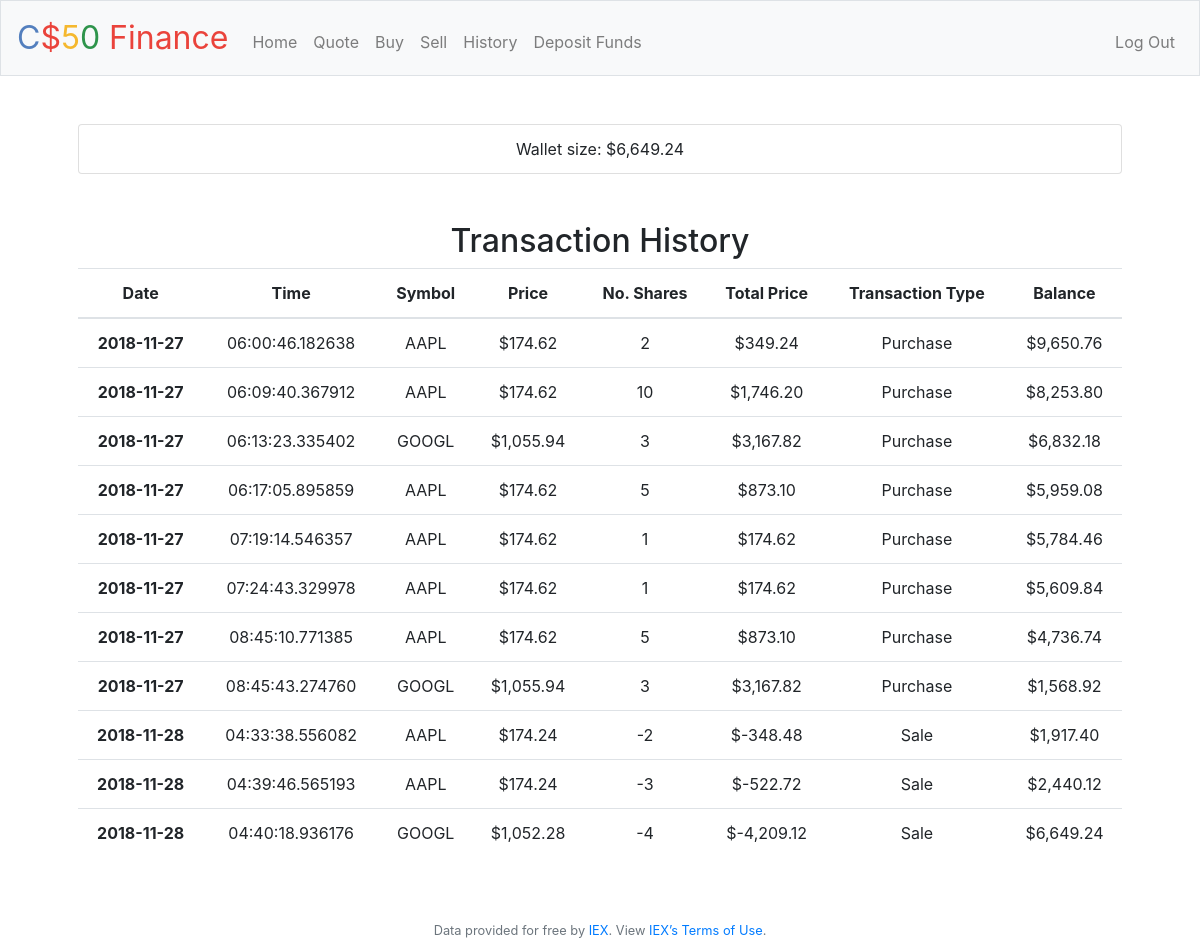
Screenshot of /history (signed in) with the database file from the repository.
### tables this page shows
CREATE TABLE 'users' ('id' INTEGER PRIMARY KEY AUTOINCREMENT NOT NULL, 'username' TEXT NOT NULL, 'hash' TEXT NOT NULL, 'cash' NUMERIC NOT NULL DEFAULT 10000.00 );

CREATE TABLE 'transactions' ( "transaction_id" INTEGER PRIMARY KEY, "id" INTEGER NOT NULL, "date" DATE NOT NULL, "time" TIME NOT NULL, "symbol" TEXT NOT NULL,'stock_price' numeric NOT NULL, "num_shares" INTEGER NOT NULL,'total_price' numeric NOT NULL, "transaction_type" INTEGER NOT NULL,'balance' numeric NOT NULL, FOREIGN KEY(id) REFERENCES users(id) );

### application.py (the view)
@app.route("/history")
@login_required
def history():
    id = session["user_id"][0]["id"]
    wallet = db.execute("SELECT cash FROM users WHERE id = :id", id=id)
    balance = wallet[0]["cash"]
    history = db.execute("""
        SELECT date, time, symbol, stock_price, num_shares, total_price, transaction_type, balance
        FROM transactions
        WHERE id=:id""", id=id)
    index = []
    for i, v in enumerate(history):
        index.append(i)
    return render_template("history.html", usd = usd, balance = balance, history = history, index = index )

### application.py (called while the page is built)
@app.after_request
def after_request(response):
    response.headers["Cache-Control"] = "no-cache, no-store, must-revalidate"
    response.headers["Expires"] = 0
    response.headers["Pragma"] = "no-cache"
    return response

### helpers.py (called while the page is built)
def login_required(f):
    @wraps(f)
    def decorated_function(*args, **kwargs):
        if session.get("user_id") is None:
            return redirect("/login")
        return f(*args, **kwargs)
    return decorated_function

def usd(value):
    return f"${value:,.2f}"

### templates/history.html (shortened to what this page needs)
{% extends "layout.html" %}
{% block main %}
    <ul class="list-group">
        <li class="list-group-item">Wallet size: {{ usd(balance) }}</li>
    </ul><br><br>
    <h2>Transaction History</h2>
    <table class="table">
        <thead>
            <tr>
                <th scope="col">Date</th>
                <th scope="col">Time</th>
                <th scope="col">Symbol</th>
                <th scope="col">Price</th>
                <th scope="col">No. Shares</th>
                <th scope="col">Total Price</th>
                <th scope="col">Transaction Type</th>
                <th scope="col">Balance</th>
            </tr>
        </thead>
        <tbody>
            {% for row in index %}
            <tr>
                <th scope="row">{{ history[row]["date"] }}</th>
                <td>{{ history[row]["time"] }}</td>
                <td>{{ history[row]["symbol"] }}</td>
                <td>{{ usd(history[row]["stock_price"]) }}</td>
                <td>{{ history[row]["num_shares"] }}</td>
                <td>{{ usd(history[row]["total_price"]) }}</td>
                <td>{{ history[row]["transaction_type"] }}</td>
                <td>{{ usd(history[row]["balance"]) }}</td>
            </tr>
            {% endfor %}
        </tbody>
    </table>
{% endblock %}

### rows the page displays
users: cash "$6,649.24"
transactions: date "2018-11-27", time "06:00:46.182638", symbol "AAPL", stock_price "$174.62", num_shares "2", total_price "$349.24", transaction_type "Purchase", balance "$9,650.76"
transactions: date "2018-11-27", time "06:09:40.367912", symbol "AAPL", stock_price "$174.62", num_shares "10", total_price "$1,746.20", transaction_type "Purchase", balance "$8,253.80"
transactions: date "2018-11-27", time "06:13:23.335402", symbol "GOOGL", stock_price "$1,055.94", num_shares "3", total_price "$3,167.82", transaction_type "Purchase", balance "$6,832.18"
transactions: date "2018-11-27", time "06:17:05.895859", symbol "AAPL", stock_price "$174.62", num_shares "5", total_price "$873.10", transaction_type "Purchase", balance "$5,959.08"
transactions: date "2018-11-27", time "07:19:14.546357", symbol "AAPL", stock_price "$174.62", num_shares "1", total_price "$174.62", transaction_type "Purchase", balance "$5,784.46"
transactions: date "2018-11-27", time "07:24:43.329978", symbol "AAPL", stock_price "$174.62", num_shares "1", total_price "$174.62", transaction_type "Purchase", balance "$5,609.84"
transactions: date "2018-11-27", time "08:45:10.771385", symbol "AAPL", stock_price "$174.62", num_shares "5", total_price "$873.10", transaction_type "Purchase", balance "$4,736.74"
transactions: date "2018-11-27", time "08:45:43.274760", symbol "GOOGL", stock_price "$1,055.94", num_shares "3", total_price "$3,167.82", transaction_type "Purchase", balance "$1,568.92"
transactions: date "2018-11-28", time "04:33:38.556082", symbol "AAPL", stock_price "$174.24", num_shares "-2", total_price "$-348.48", transaction_type "Sale", balance "$1,917.40"
transactions: date "2018-11-28", time "04:39:46.565193", symbol "AAPL", stock_price "$174.24", num_shares "-3", total_price "$-522.72", transaction_type "Sale", balance "$2,440.12"
transactions: date "2018-11-28", time "04:40:18.936176", symbol "GOOGL", stock_price "$1,052.28", num_shares "-4", total_price "$-4,209.12", transaction_type "Sale", balance "$6,649.24"
